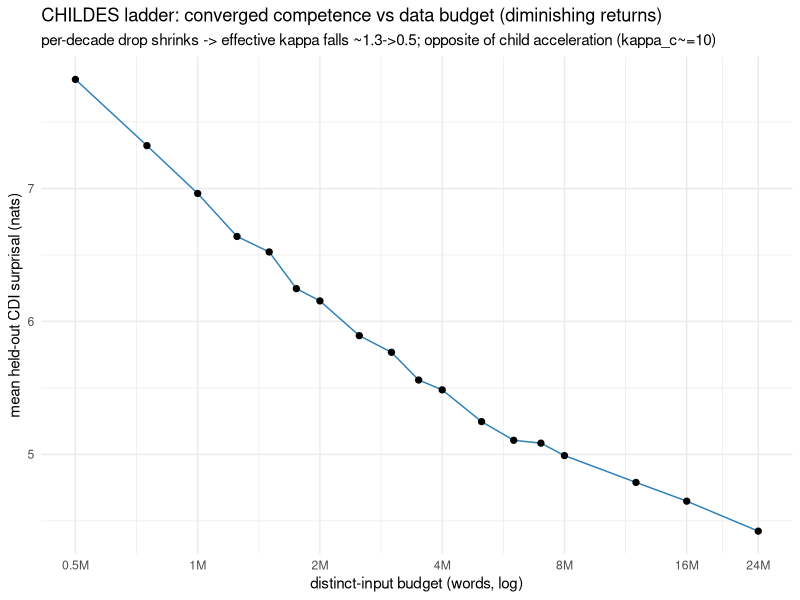

R code for this plot:
## Model-over-development returns from the CHILDES ladder (converged models at
## increasing distinct-input budgets). The level-matched analogue of children's
## kappa_c: does ONE learner's competence ACCELERATE (increasing returns ->
## learning-to-learn) or DECELERATE (diminishing returns -> scaling law) as it
## accumulates DATA?
##
## Reproduce from saved runs (run from repo root):
##   Rscript studies/llm/autoresearch_pilot/ladder_returns.R
## Input : fits/llm/ladder_bestval_finer.csv   (10 seeds x 18 budgets, per-word
##         converged best-val surprisal; built by studies/llm/extract_ladder_bestval.py)
## Output: studies/llm/autoresearch_pilot/ladder_returns.png + console stats
suppressPackageStartupMessages({library(dplyr); library(readr); library(ggplot2); library(here)})

d <- read_csv(here("fits/llm/ladder_bestval_finer.csv"), show_col_types = FALSE) |>
  mutate(words = as.numeric(words), surprisal = as.numeric(surprisal), lb = log10(words))
nb <- max(count(d, seed, word)$n)
d <- d |> group_by(seed, word) |> filter(n() == nb) |> ungroup()
cat("seeds:", n_distinct(d$seed), " budgets:", n_distinct(d$words), " words:", n_distinct(d$word), "\n")

# aggregate competence + marginal improvement per decade of data
agg <- d |> group_by(words, lb) |> summarise(mean_surp = mean(surprisal), .groups = "drop") |>
  arrange(lb) |> mutate(nats_per_decade = (mean_surp - lag(mean_surp)) / (lb - lag(lb)),
                        kappa_approx = -nats_per_decade / log(10))  # logit ~= -surprisal for low-P words
cat("\n== competence by budget (improvement per decade; effective kappa ~= -slope/ln10) ==\n")
print(as.data.frame(agg |> transmute(words, mean_surp = round(mean_surp, 3),
                                      nats_per_decade = round(nats_per_decade, 3),
                                      kappa_approx = round(kappa_approx, 3))))

qfit <- lm(mean_surp ~ lb + I(lb^2), agg); b2 <- coef(qfit)["I(lb^2)"]
cat(sprintf("\naggregate quadratic coef (lb^2) = %.3f -> %s\n", b2,
  ifelse(b2 > 0, "CONVEX: drop DECELERATES = DIMINISHING returns (kappa falls with data)",
                 "CONCAVE: drop ACCELERATES = INCREASING returns")))
pw <- d |> group_by(seed, word) |>
  summarise(b2 = tryCatch(coef(lm(surprisal ~ lb + I(lb^2)))[3], error = function(e) NA), .groups = "drop")
cat(sprintf("per-word quadratic: frac diminishing (b2>0) = %.2f, median b2 = %.3f\n",
            mean(pw$b2 > 0, na.rm = TRUE), median(pw$b2, na.rm = TRUE)))
cat(sprintf("effective kappa: early(0.5-1M) ~= %.2f, late(16-24M) ~= %.2f  | children kappa_c ~= 10 (flat)\n",
            -mean(agg$nats_per_decade[2:3]) / log(10), -mean(agg$nats_per_decade[17:18]) / log(10)))

g <- ggplot(agg, aes(words, mean_surp)) + geom_line(colour = "#2c7fb8") + geom_point(size = 1.8) +
  scale_x_log10(breaks = c(.5,1,2,4,8,16,24)*1e6, labels = c("0.5M","1M","2M","4M","8M","16M","24M")) +
  labs(title = "CHILDES ladder: converged competence vs data budget (diminishing returns)",
       subtitle = "per-decade drop shrinks -> effective kappa falls ~1.3->0.5; opposite of child acceleration (kappa_c~=10)",
       x = "distinct-input budget (words, log)", y = "mean held-out CDI surprisal (nats)") +
  theme_minimal(base_size = 11)
ggsave(here("studies/llm/autoresearch_pilot/ladder_returns.png"), g, width = 7.5, height = 4.4, dpi = 150)
cat("\nwrote studies/llm/autoresearch_pilot/ladder_returns.png\n")
